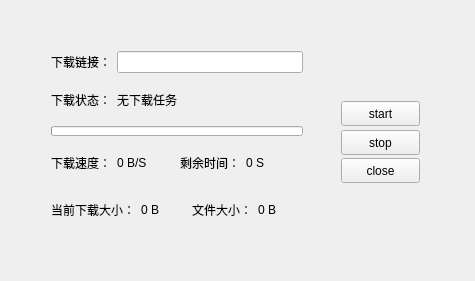
<?xml version="1.0" encoding="UTF-8"?>
<ui version="4.0">
 <class>MyHttpDownloadClass</class>
 <widget class="QWidget" name="MyHttpDownloadClass">
  <property name="geometry">
   <rect>
    <x>0</x>
    <y>0</y>
    <width>475</width>
    <height>281</height>
   </rect>
  </property>
  <property name="windowTitle">
   <string>MyHttpDownload</string>
  </property>
  <widget class="QWidget" name="verticalLayoutWidget">
   <property name="geometry">
    <rect>
     <x>330</x>
     <y>90</y>
     <width>101</width>
     <height>97</height>
    </rect>
   </property>
   <layout class="QVBoxLayout" name="verticalLayout">
    <property name="spacing">
     <number>10</number>
    </property>
    <item>
     <widget class="QPushButton" name="pButtonStart">
      <property name="minimumSize">
       <size>
        <width>75</width>
        <height>25</height>
       </size>
      </property>
      <property name="text">
       <string>start</string>
      </property>
     </widget>
    </item>
    <item>
     <widget class="QPushButton" name="pButtonStop">
      <property name="minimumSize">
       <size>
        <width>75</width>
        <height>25</height>
       </size>
      </property>
      <property name="text">
       <string>stop</string>
      </property>
     </widget>
    </item>
    <item>
     <widget class="QPushButton" name="pButtonClose">
      <property name="minimumSize">
       <size>
        <width>75</width>
        <height>25</height>
       </size>
      </property>
      <property name="text">
       <string>close</string>
      </property>
     </widget>
    </item>
   </layout>
  </widget>
  <widget class="QWidget" name="">
   <property name="geometry">
    <rect>
     <x>40</x>
     <y>40</y>
     <width>274</width>
     <height>201</height>
    </rect>
   </property>
   <layout class="QVBoxLayout" name="verticalLayout_2">
    <item>
     <layout class="QHBoxLayout" name="horizontalLayout_4">
      <item>
       <widget class="QLabel" name="label_9">
        <property name="text">
         <string>下载链接：</string>
        </property>
       </widget>
      </item>
      <item>
       <widget class="QLineEdit" name="downloadUrl"/>
      </item>
     </layout>
    </item>
    <item>
     <layout class="QHBoxLayout" name="horizontalLayout_3">
      <item>
       <widget class="QLabel" name="label_8">
        <property name="sizePolicy">
         <sizepolicy hsizetype="Minimum" vsizetype="Preferred">
          <horstretch>0</horstretch>
          <verstretch>0</verstretch>
         </sizepolicy>
        </property>
        <property name="text">
         <string>下载状态：</string>
        </property>
       </widget>
      </item>
      <item>
       <widget class="QLabel" name="labelStatus">
        <property name="text">
         <string>无下载任务</string>
        </property>
       </widget>
      </item>
      <item>
       <spacer name="horizontalSpacer">
        <property name="orientation">
         <enum>Qt::Horizontal</enum>
        </property>
        <property name="sizeHint" stdset="0">
         <size>
          <width>40</width>
          <height>20</height>
         </size>
        </property>
       </spacer>
      </item>
     </layout>
    </item>
    <item>
     <widget class="QProgressBar" name="progressBar">
      <property name="maximumSize">
       <size>
        <width>16777215</width>
        <height>10</height>
       </size>
      </property>
      <property name="value">
       <number>0</number>
      </property>
      <property name="textVisible">
       <bool>false</bool>
      </property>
      <property name="textDirection">
       <enum>QProgressBar::TopToBottom</enum>
      </property>
     </widget>
    </item>
    <item>
     <layout class="QHBoxLayout" name="horizontalLayout">
      <item>
       <widget class="QLabel" name="label">
        <property name="text">
         <string>下载速度：</string>
        </property>
       </widget>
      </item>
      <item>
       <widget class="QLabel" name="labelSpeed">
        <property name="text">
         <string>0 B/S</string>
        </property>
       </widget>
      </item>
      <item>
       <widget class="QLabel" name="label_2">
        <property name="text">
         <string>剩余时间：</string>
        </property>
       </widget>
      </item>
      <item>
       <widget class="QLabel" name="labelRemainTime">
        <property name="text">
         <string>0 S</string>
        </property>
       </widget>
      </item>
     </layout>
    </item>
    <item>
     <layout class="QHBoxLayout" name="horizontalLayout_2">
      <item>
       <widget class="QLabel" name="label_5">
        <property name="text">
         <string>当前下载大小：</string>
        </property>
       </widget>
      </item>
      <item>
       <widget class="QLabel" name="labelCurrentDownload">
        <property name="text">
         <string>0 B</string>
        </property>
       </widget>
      </item>
      <item>
       <widget class="QLabel" name="label_4">
        <property name="text">
         <string>文件大小：</string>
        </property>
       </widget>
      </item>
      <item>
       <widget class="QLabel" name="labelFileSize">
        <property name="text">
         <string>0 B</string>
        </property>
       </widget>
      </item>
     </layout>
    </item>
   </layout>
  </widget>
  <zorder>progressBar</zorder>
  <zorder>verticalLayoutWidget</zorder>
  <zorder>pButtonStart</zorder>
  <zorder>horizontalLayoutWidget</zorder>
  <zorder>horizontalLayoutWidget_2</zorder>
  <zorder>horizontalLayoutWidget_3</zorder>
 </widget>
 <layoutdefault spacing="6" margin="11"/>
 <resources>
  <include location="myhttpdownload.qrc"/>
 </resources>
 <connections/>
</ui>
